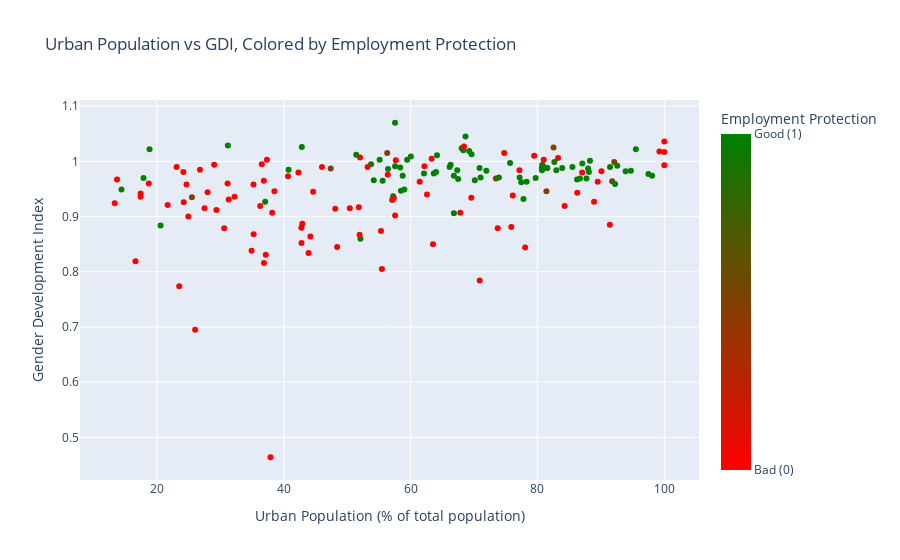

This figure's notebook cell:
### Code cell
custom_colorscale = [[0, 'red'], [1, 'green']] 


fig = px.scatter(
    final_df,
    x='Urban population (% of total population)',
    y='Gender Development Index',
    color='EMPLOY.', 
    hover_data=['COUNTRY', 'CONST.', 'BROAD PROT.'],  
    color_continuous_scale=custom_colorscale, 
    title='Urban Population vs GDI, Colored by Employment Protection'
)


fig.update_layout(
    coloraxis_colorbar=dict(
        title="Employment Protection",
        tickvals=[0, 1], 
        ticktext=['Bad (0)', 'Good (1)']
    ),
    xaxis_title="Urban Population (% of total population)",
    yaxis_title="Gender Development Index"
)


fig.show()

### Figure 1 — Plotly figure (JSON) as saved in the notebook; plotly's stock layout.template omitted (floating-point values rounded to 4 significant figures; data arrays with more than 128 entries replaced by an {"elided": "..."} marker saying what was removed)
{"data": [{"customdata": {"elided": "171x3 mixed values"}, "hovertemplate": "Urban population (% of total population)=%{x}<br>Gender Development Index=%{y}<br>COUNTRY=%{customdata[0]}<br>CONST.=%{customdata[1]}<br>BROAD PROT.=%{customdata[2]}<br>EMPLOY.=%{marker.color}<extra></extra>", "legendgroup": "", "marker": {"color": {"elided": "171 float values"}, "coloraxis": "coloraxis", "symbol": "circle"}, "mode": "markers", "name": "", "orientation": "v", "showlegend": false, "type": "scatter", "x": {"elided": "171 float values"}, "xaxis": "x", "y": {"elided": "171 float values"}, "yaxis": "y"}], "layout": {"coloraxis": {"colorbar": {"ticktext": ["Bad (0)", "Good (1)"], "tickvals": [0, 1], "title": {"text": "Employment Protection"}}, "colorscale": [[0, "red"], [1, "green"]]}, "legend": {"tracegroupgap": 0}, "title": {"text": "Urban Population vs GDI, Colored by Employment Protection"}, "xaxis": {"anchor": "y", "domain": [0, 1], "title": {"text": "Urban Population (% of total population)"}}, "yaxis": {"anchor": "x", "domain": [0, 1], "title": {"text": "Gender Development Index"}}}}
